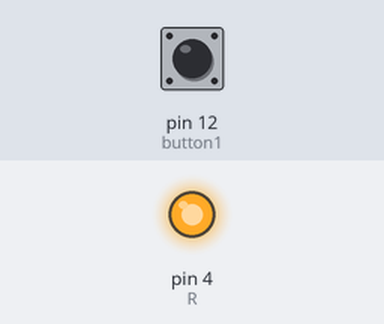
Simulated run of this sketch. Board: Arduino Uno, built with avr-gcc and run on an emulated ATmega328P. Parts: output pins drawn as LEDs (lit = HIGH). Inputs (shaded band) come from the test bench; at power-on: pin 12 (button1) LOW.

Above: at 1.2 s.
1.3 s: pin 12 (button1) pulled HIGH for 0.15 s
At 2.5 s:
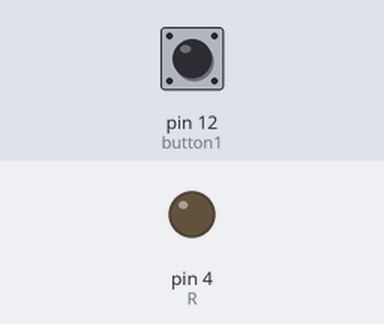
2.9 s: pin 12 (button1) pulled HIGH for 1 s
At 3.7 s:
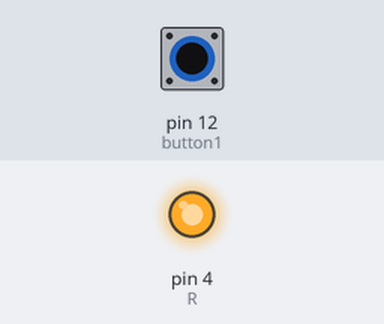
5.4 s: pin 12 (button1) pulled HIGH for 3.2 s
At 6.9 s:
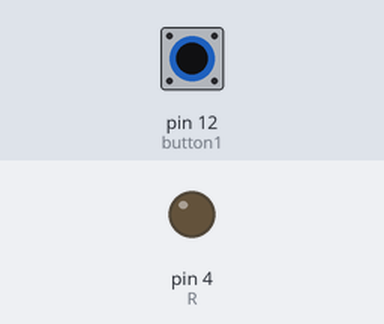
Timing chart, 0 to 8.4 s (numbered marks = the images above; inputs shaded):
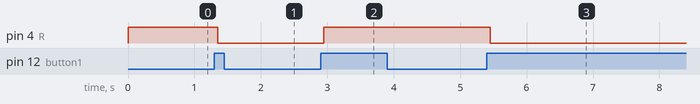

Measured:
- after the input at 1.3 s, pin 4 (R): HIGH → LOW after 0.05 s
- after the input at 2.9 s, pin 4 (R): LOW → HIGH after 0.05 s
- after the input at 5.4 s, pin 4 (R): HIGH → LOW after 0.05 s

The sketch:

Debounce.ino
```cpp
const int button1 = 12;
const int R = 4;

int state = HIGH;
int BTstate;
int LASTBTstate = LOW;


unsigned long LAST = 0;  // the last time the output pin was toggled
unsigned long DEBOUNCE = 50;    // the debounce time; increase if the output flickers

void setup() {
  pinMode(button1, INPUT);
  pinMode(R, OUTPUT);
  digitalWrite(R, HIGH);
}

void loop() {

  int READ = digitalRead(button1);

  if (READ != LASTBTstate) {

    LAST = millis();
  }

  if ((millis() - LAST) > DEBOUNCE) {

    if (READ != BTstate) {
      BTstate = READ;

      if (BTstate == HIGH) {
        state = !state;
      }
    }
  }

  digitalWrite(R, state);
  LASTBTstate = READ;
}
```
